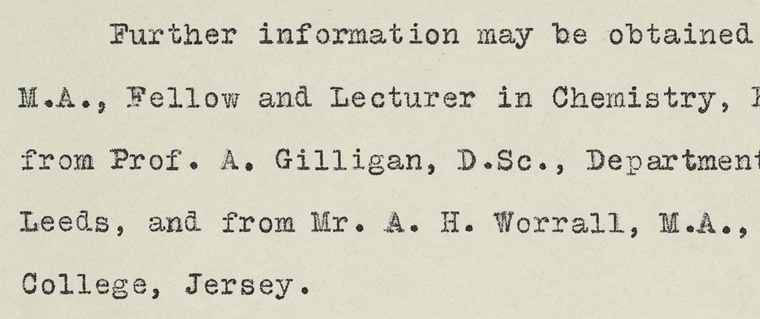
#> input picture Lab4/ocr/Archive-OCR-1.jpg, 760 x 319 px
$ jupyter execute --allow-errors lab4.ipynb   (older library calls are emulated)
#> lines starting #> are read from the running program, lines starting #| are printed output that depends on the picture
1.

[cell 1]
import pytesseract
from PIL import Image
import random
import matplotlib.pyplot as plt
import numpy as np

pytesseract.pytesseract.tesseract_cmd = '/usr/bin/tesseract'

image1 = Image.open("ocr/Archive-OCR-1.jpg")
#> image1 is the input picture: PIL image 760x319 RGB; mean R, G, B 211.7, 209.9, 192.7
#> (the rest of this cell did not finish here and is left out)

#> (a cell that did not finish here is left out)

[cell 3]
# [13 lines of commented-out code are left out]

ground_truth = "This is a lot of 12 point text to test the ocr code and see if it works on all types of file format."


def compare_ocr_result(ocr_text, ground_truth):
    ocr_text = ocr_text.strip()
    correct_characters = sum(1 for a, b in zip(ocr_text, ground_truth) if a == b)
    total_characters = len(ground_truth)

    if ocr_text == ground_truth:
        print("OCR output matches ground truth!")
    else:
        print("OCR output does NOT match ground truth.")

    print("OCR Output:")
    print(ocr_text)
    print(f"Correct Characters: {correct_characters}/{total_characters} ({correct_characters / total_characters:.2%})")
    return correct_characters

text1 = "This is a lot of 12 point text to test the ocr code and see if it works on all types of file format."
text2 = "This is a lot of 12 point test to test the ocr code and see if it works on all types of file format."
text_sample21 = "This is a lot of 12point text to test the ocr code and seeif it works on all types of file format."

compare_ocr_result(text1, ground_truth)
compare_ocr_result(text2, ground_truth)
compare_ocr_result(text_sample21, ground_truth)
#> Out = 21

2.

[cell 4]
import numpy as np
from PIL import Image
from skimage.util import random_noise
import matplotlib.pyplot as plt

image = Image.open("ocr/example_03.jpg")
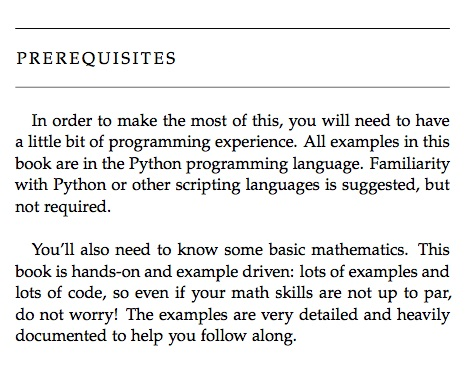
#> input picture Lab4/ocr/example_03.jpg, 468 x 365 px
#> image is the input picture: PIL image 468x365 RGB; mean R, G, B 233.6, 233.8, 233.5
image = image.convert("RGB")
np_image = np.array(image)

gaussian_image = random_noise(np_image, mode='gaussian', mean=0, var=25/255**2)
gaussian_image = np.array(255*gaussian_image, dtype=np.uint8)

salt_pepper_image = random_noise(np_image, mode='s&p', amount=0.02)
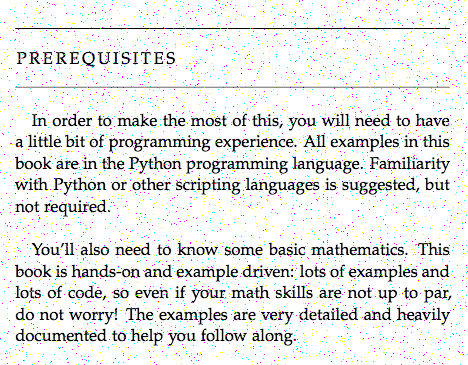
#> salt_pepper_image: shape (365, 468, 3) float64; mean R, G, B 0.908, 0.909, 0.908
salt_pepper_image = np.array(255*salt_pepper_image, dtype=np.uint8)

uniform_image = random_noise(np_image, mode='speckle', mean=0, var=0.01)
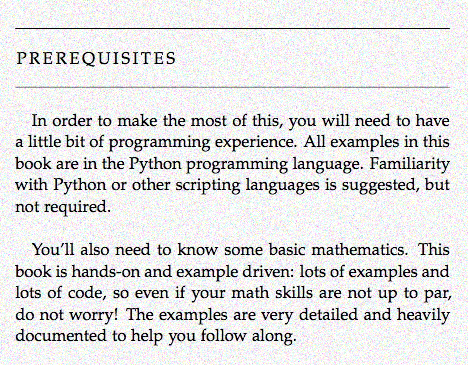
#> uniform_image: shape (365, 468, 3) float64; mean R, G, B 0.883, 0.883, 0.883
uniform_image = np.array(255*uniform_image, dtype=np.uint8)

Image.fromarray(gaussian_image).save("noise/image_with_gaussian_noise.jpg")
Image.fromarray(salt_pepper_image).save("noise/image_with_salt_and_pepper_noise.jpg")
Image.fromarray(uniform_image).save("noise/image_with_uniform_noise.jpg")

fig, axes = plt.subplots(1, 3, figsize=(15, 5))

axes[0].imshow(gaussian_image)
axes[0].axis('off')
axes[0].set_title("Gaussian Noise")

axes[1].imshow(salt_pepper_image)
axes[1].axis('off')
axes[1].set_title("Salt and Pepper Noise")

axes[2].imshow(uniform_image)
axes[2].axis('off')
axes[2].set_title("Uniform Noise")

plt.tight_layout()
plt.show()
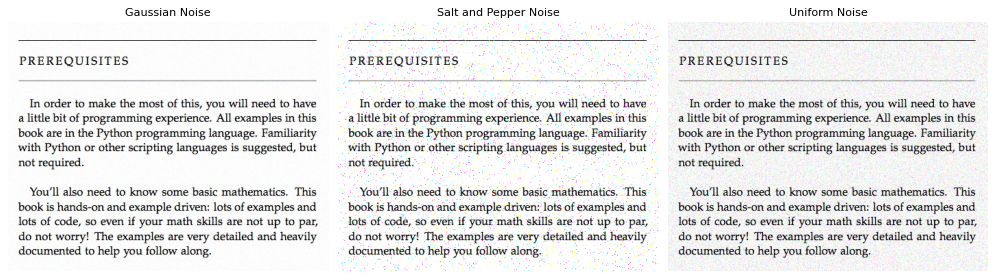
#> figure drawn by matplotlib, 3 panels

3.

[cell 5]
image = Image.open("ocr/example_03.jpg")
image = image.convert("RGB")

def apply_rotation(image, angle):
#> called with angle = 20.67
    return image.rotate(angle, resample=Image.BICUBIC, expand=True)

def apply_horizontal_shear(image, shear_factor):
#> called with shear_factor = 0.258
    width, height = image.size
#> width = 468; height = 365
    shear_matrix = [1, shear_factor, 0, 0, 1, 0]
    return image.transform((width, height), Image.AFFINE, shear_matrix)
#> returned value: PIL image 468x365 RGB

def apply_vertical_shear(image, shear_factor):
#> called with shear_factor = -0.0794
    width, height = image.size
#> width = 468; height = 365
    shear_matrix = [1, 0, 0, shear_factor, 1, 0]
    return image.transform((width, height), Image.AFFINE, shear_matrix)

angle = random.uniform(-30, 30)
shear_factor_x = random.uniform(-0.5, 0.5)
shear_factor_y = random.uniform(-0.5, 0.5)

rotated_image = apply_rotation(image, angle)
sheared_image_x = apply_horizontal_shear(image, shear_factor_x)
sheared_image_y = apply_vertical_shear(image, shear_factor_y)

fig, axes = plt.subplots(1, 3, figsize=(15, 5))

axes[0].imshow(rotated_image)
axes[0].axis('off')
axes[0].set_title(f"Rotation: {angle:.2f}°")

axes[1].imshow(sheared_image_x)
axes[1].axis('off')
axes[1].set_title(f"Horizontal Shear: {shear_factor_x:.2f}")

axes[2].imshow(sheared_image_y)
axes[2].axis('off')
axes[2].set_title(f"Vertical Shear: {shear_factor_y:.2f}")

plt.tight_layout()
plt.show()

4.

[cell 6]
image = Image.open("ocr/example_03.jpg")
image = image.convert("RGB")

def resize_image(image, size):
#> called with size = (234, 182)
    return image.resize(size, Image.ANTIALIAS)
#> returned value: PIL image 234x182 RGB

shrunk_image = resize_image(image, (int(image.width * 0.5), int(image.height * 0.5)))
enlarged_image = resize_image(image, (int(image.width * 1.5), int(image.height * 1.5)))
altered_aspect_image = resize_image(image, (image.width, int(image.height * 1.5)))
#> call 3 of resize_image, with size = (468, 547)
#> in resize_image (call 3), `return image.resize(size, Image.ANTIALIAS)`:
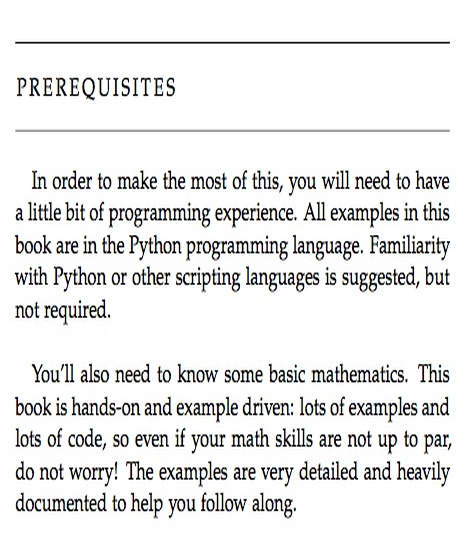
#> returned value: PIL image 468x547 RGB; mean R, G, B 233.1, 233.2, 233

fig, axes = plt.subplots(1, 3, figsize=(15, 5))

axes[0].imshow(shrunk_image)
axes[0].axis('off')
axes[0].set_title("Shrunk Image")

axes[1].imshow(enlarged_image)
axes[1].axis('off')
axes[1].set_title("Enlarged Image")

axes[2].imshow(altered_aspect_image)
axes[2].axis('off')
axes[2].set_title("Altered Aspect Ratio")

plt.tight_layout()
plt.show()

5.

[cell 7]
from PIL import Image, ImageFilter

image = Image.open("ocr/example_03.jpg")
image = image.convert("RGB")

def blur_image(image, filter_type, size_or_radius):
#> called with filter_type = 'average', size_or_radius = 3
    if filter_type == "average":
        return image.filter(ImageFilter.BoxBlur(size_or_radius))
#> returned value: PIL image 468x365 RGB
    elif filter_type == "gaussian":
        return image.filter(ImageFilter.GaussianBlur(radius=size_or_radius))

avg_blur_3 = blur_image(image, "average", 3)
avg_blur_5 = blur_image(image, "average", 5)
gaussian_blur_1 = blur_image(image, "gaussian", 1)
gaussian_blur_3 = blur_image(image, "gaussian", 3)

fig, axes = plt.subplots(2, 2, figsize=(10, 10))

axes[0, 0].imshow(avg_blur_3)
axes[0, 0].axis('off')
axes[0, 0].set_title("Average Blur 3x3")

axes[0, 1].imshow(avg_blur_5)
axes[0, 1].axis('off')
axes[0, 1].set_title("Average Blur 5x5")

axes[1, 0].imshow(gaussian_blur_1)
axes[1, 0].axis('off')
axes[1, 0].set_title("Gaussian Blur (sigma=1)")

axes[1, 1].imshow(gaussian_blur_3)
axes[1, 1].axis('off')
axes[1, 1].set_title("Gaussian Blur (sigma=3)")

plt.tight_layout()
plt.show()

6.

[cell 8]
from skimage import morphology, filters, exposure
import numpy as np
import matplotlib.pyplot as plt
from PIL import Image, ImageFilter

image = Image.open("ocr/example_03.jpg")
image = image.convert("RGB")
np_image = np.array(image)

def sharpen_image(image):
    return image.filter(ImageFilter.UnsharpMask(radius=2, percent=150, threshold=3))

def threshold_image(image, thresh_value):
#> called with thresh_value = 128
    return image.point(lambda p: p > thresh_value and 255)
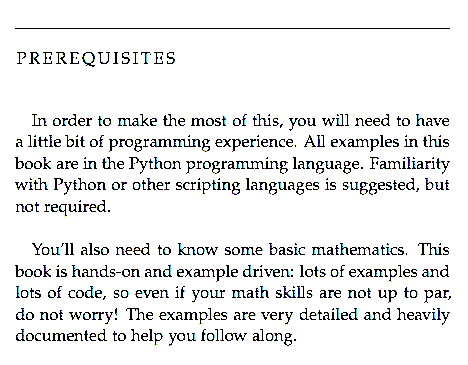
#> returned value: PIL image 468x365 RGB; mean R, G, B 235.1, 235.7, 236.1

sharpened_image = sharpen_image(image)

binary_threshold = threshold_image(image, 128)

gray_image = np.dot(np_image[...,:3], [0.2989, 0.5870, 0.1140])

erosion = morphology.erosion(gray_image, morphology.square(3))
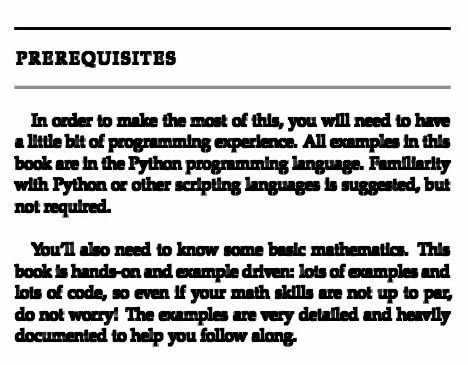
#> erosion: shape (365, 468) float64; min 0, max 255, mean 199.9
dilation = morphology.dilation(gray_image, morphology.square(3))
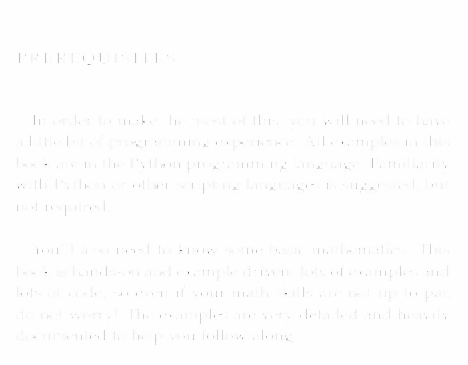
#> dilation: shape (365, 468) float64; min 111.1, max 255, mean 254.1
opening = morphology.opening(gray_image, morphology.square(3))
closing = morphology.closing(gray_image, morphology.square(3))

fig, axes = plt.subplots(3, 3, figsize=(12, 12))

axes[0, 0].imshow(image)
axes[0, 0].axis('off')
axes[0, 0].set_title("Original")

axes[0, 1].imshow(sharpened_image)
axes[0, 1].axis('off')
axes[0, 1].set_title("Sharpened")

axes[0, 2].imshow(binary_threshold)
axes[0, 2].axis('off')
axes[0, 2].set_title("Thresholded")

axes[1, 0].imshow(erosion, cmap='gray')
axes[1, 0].axis('off')
axes[1, 0].set_title("Erosion")

axes[1, 1].imshow(dilation, cmap='gray')
axes[1, 1].axis('off')
axes[1, 1].set_title("Dilation")

axes[1, 2].imshow(opening, cmap='gray')
axes[1, 2].axis('off')
axes[1, 2].set_title("Opening")

axes[2, 0].imshow(closing, cmap='gray')
axes[2, 0].axis('off')
axes[2, 0].set_title("Closing")

plt.tight_layout()
plt.show()

Evaluate

[cell 9]
import numpy as np
from PIL import Image
from skimage.util import random_noise
import pytesseract


def resize_image(image, size):
    return image.resize(size, Image.Resampling.LANCZOS)


def compare_ocr_result(ocr_text, ground_truth):
    ocr_text = ocr_text.strip()
    correct_characters = sum(1 for a, b in zip(ocr_text, ground_truth) if a == b)
    print(f"Ground Truth: {ground_truth}")
    print(f"OCR Output: {ocr_text}")
    print(f"Correct Characters: {correct_characters}/{len(ground_truth)}")
    return correct_characters


def apply_horizontal_shear(image, shear_factor):
    width, height = image.size
    matrix = (1, shear_factor, 0, 0, 1, 0)
    return image.transform((width, height), Image.AFFINE, matrix, resample=Image.BICUBIC)


def apply_vertical_shear(image, shear_factor):
    width, height = image.size
    matrix = (1, 0, 0, shear_factor, 1, 0)
    return image.transform((width, height), Image.AFFINE, matrix, resample=Image.BICUBIC)


def generate_noise_images(image, count):
#> called with count = 3
    noise_images = []
    for _ in range(count):
        noise = np.random.normal(0, 25, (image.height, image.width, 3))
        noisy_array = np.clip(np.array(image) + noise, 0, 255).astype(np.uint8)
        noisy_image = Image.fromarray(noisy_array)
        noise_images.append(noisy_image)
#> this loop made 3 passes
#> pass 1, in generate_noise_images, `noisy_array = np.clip(np.array(image) + noise, 0, 255).astype(np.uint8)`:
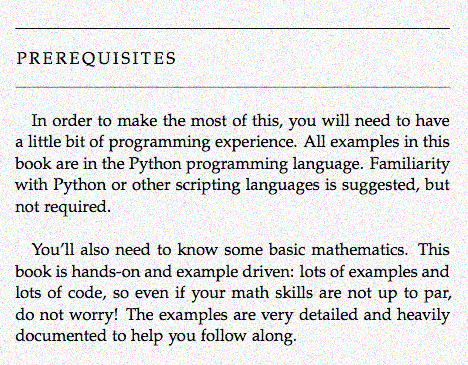
#> noisy_array: shape (365, 468, 3); mean R, G, B 225.5, 225.5, 225.4
#> pass 3, in generate_noise_images, `noisy_array = np.clip(np.array(image) + noise, 0, 255).astype(np.uint8)`:
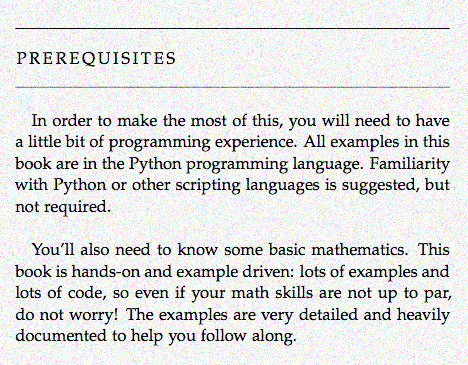
#> noisy_array: shape (365, 468, 3); mean R, G, B 225.3, 225.5, 225.5
#> after the loop, noise_images = 3 items
    return noise_images


def apply_transformations(image):
    rotated_image = image.rotate(np.random.uniform(-30, 30), resample=Image.BICUBIC, expand=True)
    shear_factor_x = np.random.uniform(-0.5, 0.5)
    shear_factor_y = np.random.uniform(-0.5, 0.5)
    sheared_image_x = apply_horizontal_shear(image, shear_factor_x)
    sheared_image_y = apply_vertical_shear(image, shear_factor_y)
    shrunk_image = resize_image(image, (int(image.width * 0.5), int(image.height * 0.5)))
    enlarged_image = resize_image(image, (int(image.width * 1.5), int(image.height * 1.5)))

    return [rotated_image, sheared_image_x, sheared_image_y, shrunk_image, enlarged_image]


def display_summary(results):
    print("\n### OCR Summary ###\n")
    for result in results:
        print(f"Image Type: {result['type']} | Index: {result['index']}")
        print(f"Ground Truth: {result['ground_truth']}")
        print(f"OCR Output: {result['ocr_output']}")
        print(f"Correct Characters: {result['correct_chars']}/{result['total_chars']}\n")
    print("### End of Summary ###")


def process_image(image_path):
    image = Image.open(image_path)
    ground_truth = "This is a lot of 12 point text to test the ocr code and see if it works on all types of file format."
    results = []

    noise_images = generate_noise_images(image, 3)
#> noise_images = 3 items
    for i, noise_image in enumerate(noise_images):
        noise_image.save(f"noise_image_{i}.jpg")
        ocr_text = pytesseract.image_to_string(noise_image)
        correct_chars = sum(a == b for a, b in zip(ocr_text, ground_truth))
        results.append({
            "type": "Noise Image",
            "index": i,
            "ground_truth": ground_truth,
            "ocr_output": ocr_text,
            "correct_chars": correct_chars,
            "total_chars": len(ground_truth),
        })
#> this loop made 1 pass
#> after the loop, results = []

    transformed_images = apply_transformations(image)
    for i, transformed_image in enumerate(transformed_images):
        transformed_image.save(f"transformed_image_{i}.jpg")
        ocr_text = pytesseract.image_to_string(transformed_image)
        correct_chars = sum(a == b for a, b in zip(ocr_text, ground_truth))
        results.append({
            "type": "Transformed Image",
            "index": i,
            "ground_truth": ground_truth,
            "ocr_output": ocr_text,
            "correct_chars": correct_chars,
            "total_chars": len(ground_truth),
        })

    display_summary(results)


if __name__ == "__main__":
    process_image("ocr/example_03.jpg")
#> (the call stopped at in process_image, `ocr_text = pytesseract.image_to_string(noise_image)`: pytesseract is not available in this run)
